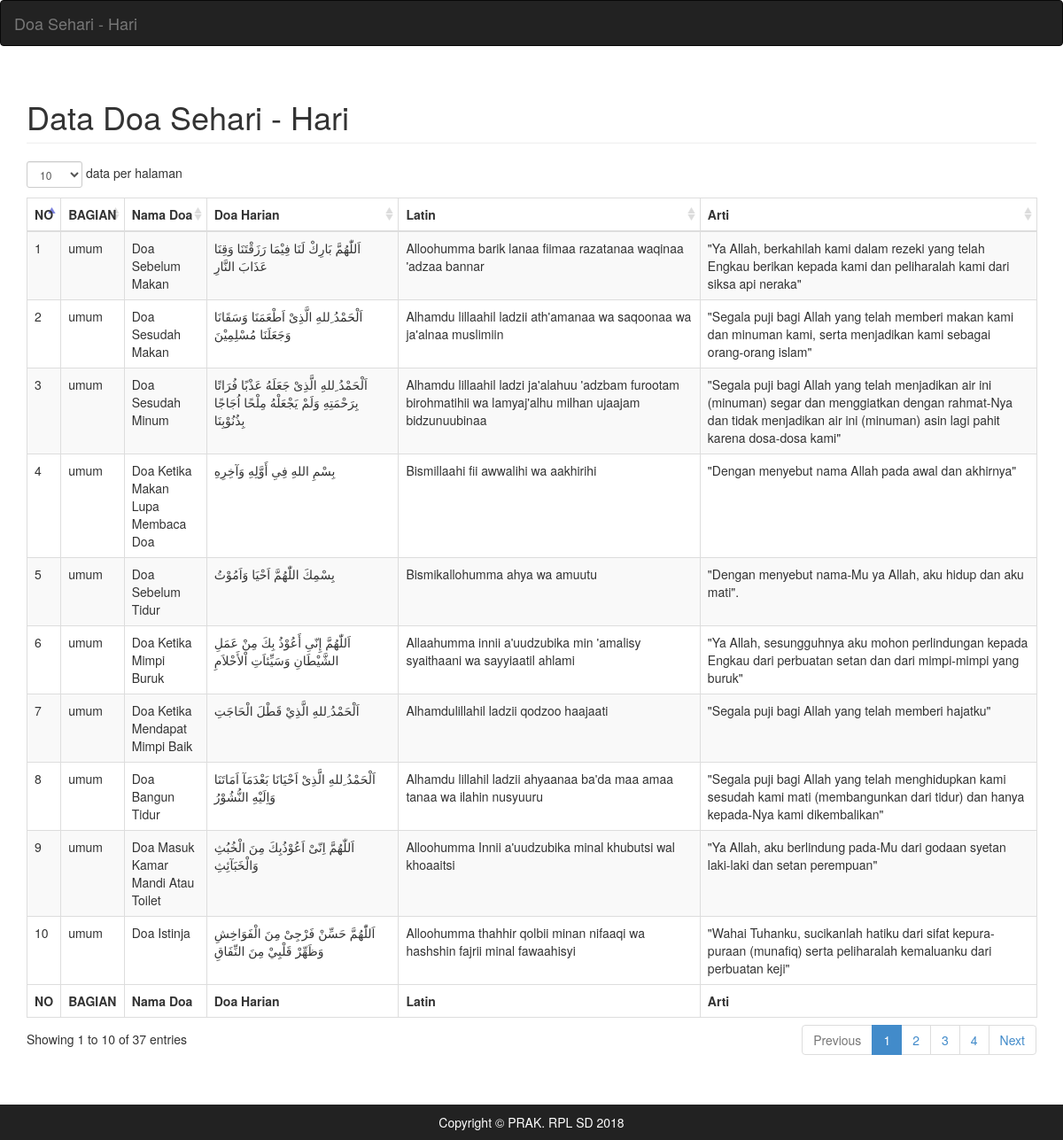
The app's page /data_doa.php with its own data.
### tables this page shows
CREATE TABLE `doa_harian` (
  `id_doa_harian` int(11) NOT NULL,
  `nama_doa` varchar(100) NOT NULL,
  `kategori` varchar(100) NOT NULL,
  `doa_harian` text NOT NULL,
  `terjemahan` text NOT NULL,
  `latin` text NOT NULL
);

### data_doa.php (the view, shortened to what this page needs)
<!DOCTYPE html>
<html>
	<head>
		<link rel="stylesheet" type="text/css" href="assests/bootstrap/css/bootstrap.css">
		<link rel="stylesheet" type="text/css" href="assests/bootstrap/css/bootstrap.min.css">
		<link rel="stylesheet" type="text/css" href="assests/datatables/css/dataTables.bootstrap.css">
	</head>
	<body>
		<div id="wrapper">
			<nav class="navbar navbar-inverse">
				<div class="container-fluid">
					<a href="index.php" class="navbar-brand">Doa Sehari - Hari</a>
					</div>
			</nav>
			<div class="container">
				<h1 class="page-header">
					<span class="glyphicon glyphicon"></span>Data Doa Sehari - Hari
				</h1>
				<table class="table table-striped table-bordered table-hover" id="mydata">
					<thead>
						<tr>
							<th>NO</th>
							<th>BAGIAN</th>
							<th>Nama Doa</th>
							<th>Doa Harian</th>
							<th>Latin</th>
							<th>Arti</th>
						</tr>
					</thead>
					<tfoot>
						<tr>
							<th>NO</th>
							<th>BAGIAN</th>
							<th>Nama Doa</th>
							<th>Doa Harian</th>
							<th>Latin</th>
							<th>Arti</th>
						</tr>
					</tfoot>
	<tbody>
						<?php
							include("koneksi.php");
							$sql = mysqli_query($connect,"SELECT * FROM doa_harian ");
							while($query = mysqli_fetch_array($sql)){
						?>
						<tr>
									<td><?php echo $query['id_doa_harian'];?></td>
									<td><?php echo $query['kategori'];?></td>
									<td><?php echo $query['nama_doa'];?></td>
									<td><?php echo $query['doa_harian'];?></td>
									<td><?php echo $query['latin'];?></td>
									<td><?php echo $query['terjemahan'];?></td>
								</tr>
								<?php
							}
						?>
					</tbody>
				</table>
			</div>
			<footer class="footer text-center" style="position: relative; background-color:#222; color:white; padding:10px 20px; bottom: -50px">
				Copyright © PRAK. RPL SD 2018
			</footer>
		</div>
	</body>
</html>

### records on screen
doa_harian: id_doa_harian "1", kategori "umum", nama_doa "Doa Sebelum Makan", doa_harian "اَللّٰهُمَّ بَارِكْ لَنَا فِيْمَا رَزَقْتَنَا وَقِنَا عَذَابَ النَّارِ", latin "Alloohumma barik lanaa fiimaa razatanaa waqinaa 'adzaa bannar", terjemahan "\"Ya Allah, berkahilah kami dalam rezeki yang telah Engkau berikan kepada kami dan peliharalah kami dari siksa api neraka\""
doa_harian: id_doa_harian "2", kategori "umum", nama_doa "Doa Sesudah Makan", doa_harian "اَلْحَمْدُ ِللهِ الَّذِىْ اَطْعَمَنَا وَسَقَانَا وَجَعَلَنَا مُسْلِمِيْنَ", latin "Alhamdu lillaahil ladzii ath'amanaa wa saqoonaa wa ja'alnaa muslimiin", terjemahan "\"Segala puji bagi Allah yang telah memberi makan kami dan minuman kami, serta menjadikan kami sebagai orang-orang islam\""
doa_harian: id_doa_harian "3", kategori "umum", nama_doa "Doa Sesudah Minum", doa_harian "اَلْحَمْدُ ِللهِ الَّذِىْ جَعَلَهُ عَذْبًا فُرَاتًا بِرَحْمَتِهِ وَلَمْ يَجْعَلْهُ مِلْحًا اُجَاجًا بِذُنُوْبِنَا", latin "Alhamdu lillaahil ladzi ja'alahuu 'adzbam furootam birohmatihii wa lamyaj'alhu milhan ujaajam bidzunuubinaa", terjemahan "\"Segala puji bagi Allah yang telah menjadikan air ini (minuman) segar dan menggiatkan dengan rahmat-Nya dan tidak menjadikan air ini (minuman) asin lagi pahit karena dosa-dosa kami\""
doa_harian: id_doa_harian "4", kategori "umum", nama_doa "Doa Ketika Makan Lupa Membaca Doa", doa_harian "بِسْمِ اللهِ فِىِ أَوَّلِهِ وَآخِرِهِ", latin "Bismillaahi fii awwalihi wa aakhirihi", terjemahan "\"Dengan menyebut nama Allah pada awal dan akhirnya\""
doa_harian: id_doa_harian "5", kategori "umum", nama_doa "Doa Sebelum Tidur", doa_harian "بِسْمِكَ اللّٰهُمَّ اَحْيَا وَاَمُوْتُ", latin "Bismikallohumma ahya wa amuutu", terjemahan "\"Dengan menyebut nama-Mu ya Allah, aku hidup dan aku mati\"."
doa_harian: id_doa_harian "6", kategori "umum", nama_doa "Doa Ketika Mimpi Buruk", doa_harian "اَللّٰهُمَّ إِنّىِ أَعُوْذُ بِكَ مِنْ عَمَلِ الشَّيْطَانِ وَسَيِّئاَتِ اْلأَحْلاَمِ", latin "Allaahumma innii a'uudzubika min 'amalisy syaithaani wa sayyiaatil ahlami", terjemahan "\"Ya Allah, sesungguhnya aku mohon perlindungan kepada Engkau dari perbuatan setan dan dari mimpi-mimpi yang buruk\""
doa_harian: id_doa_harian "7", kategori "umum", nama_doa "Doa Ketika Mendapat Mimpi Baik", doa_harian "اَلْحَمْدُ ِللهِ الَّذِيْ قَطْلَ الْحَاجَتِ", latin "Alhamdulillahil ladzii qodzoo haajaati", terjemahan "\"Segala puji bagi Allah yang telah memberi hajatku\""
doa_harian: id_doa_harian "8", kategori "umum", nama_doa "Doa Bangun Tidur", doa_harian "اَلْحَمْدُ ِللهِ الَّذِىْ اَحْيَانَا بَعْدَمَآ اَمَاتَنَا وَاِلَيْهِ النُّشُوْرُ", latin "Alhamdu lillahil ladzii ahyaanaa ba'da maa amaa tanaa wa ilahin nusyuuru", terjemahan "\"Segala puji bagi Allah yang telah menghidupkan kami sesudah kami mati (membangunkan dari tidur) dan hanya kepada-Nya kami dikembalikan\""
doa_harian: id_doa_harian "9", kategori "umum", nama_doa "Doa Masuk Kamar Mandi Atau Toilet", doa_harian "اَللّٰهُمَّ اِنّىْ اَعُوْذُبِكَ مِنَ الْخُبُثِ وَالْخَبَآئِثِ", latin "Alloohumma Innii a'uudzubika minal khubutsi wal khoaaitsi", terjemahan "\"Ya Allah, aku berlindung pada-Mu dari godaan syetan laki-laki dan setan perempuan\""
doa_harian: id_doa_harian "10", kategori "umum", nama_doa "Doa Istinja", doa_harian "اَللّٰهُمَّ حَسِّنْ فَرْجِىْ مِنَ الْفَوَاخِشِ وَظَهِّرْ قَلْبِيْ مِنَ النِّفَاقِ", latin "Alloohumma thahhir qolbii minan nifaaqi wa hashshin fajrii minal fawaahisyi", terjemahan "\"Wahai Tuhanku, sucikanlah hatiku dari sifat kepura-puraan (munafiq) serta peliharalah kemaluanku dari perbuatan keji\""
